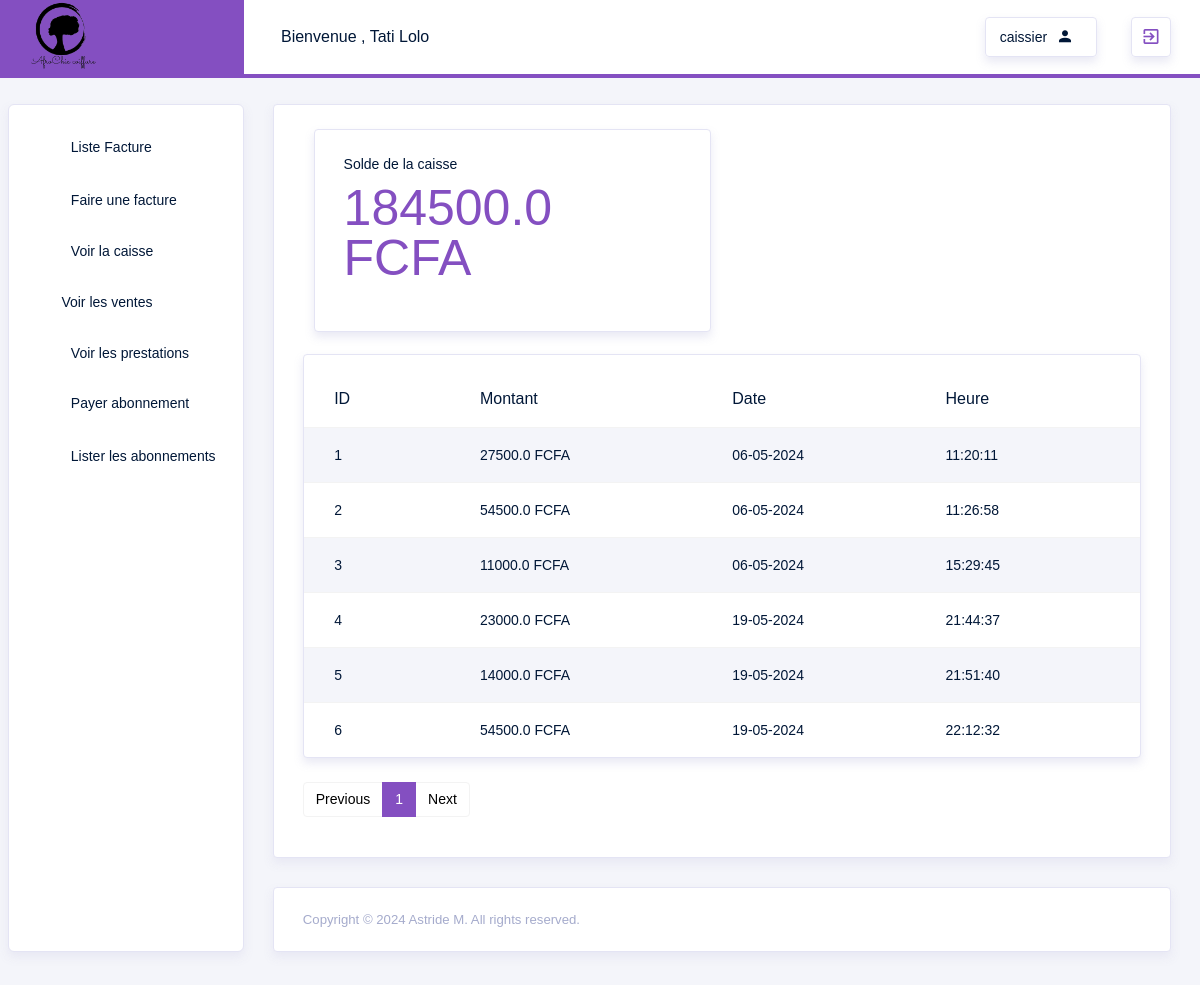
/Caisse/ (signed in), run on an earlier commit of the app's database.
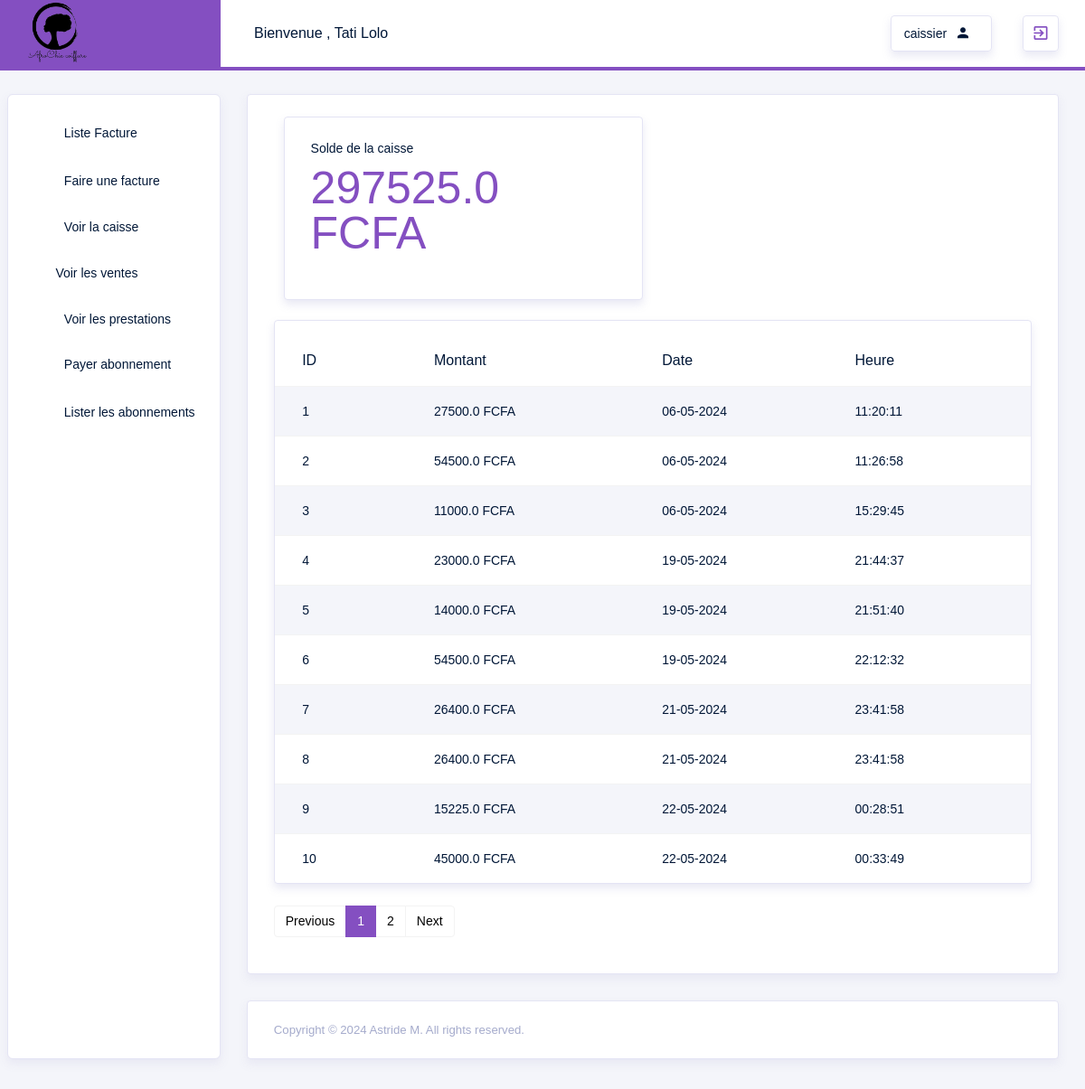
And on a later commit of the database.
### src/models.py (models this page shows, shortened)
class User(db.Model, UserMixin):
    id = db.Column(db.Integer, primary_key=True, autoincrement=True)
    login = db.Column(db.String(100), unique=True, nullable=False)
    password = db.Column(db.String(128), nullable=False)
    nom = db.Column(db.String(100), nullable=False)
    prenom = db.Column(db.String(100), nullable=False)
    telephone = db.Column(db.String(100), nullable=False)
    adresse = db.Column(db.String(250), nullable=False)
    role_id = db.Column(db.Integer, db.ForeignKey('role.id'), nullable=False)
    role = db.relationship('Role', backref=db.backref('users', lazy=True))

class Role(db.Model):
    id = db.Column(db.Integer, primary_key=True, autoincrement=True)
    name = db.Column(db.String(50), unique=True, nullable=False)

class Caisse(db.Model):
    id = db.Column(db.Integer, primary_key=True)
    montant_total = db.Column(db.Float, nullable=False)
    date = db.Column(db.DateTime, nullable=False, default=datetime.datetime.now())

### src/routes/cassier_routes.py (the view)
@app.route('/Caisse/')
@login_required
def VoirCaisse():
    page = request.args.get('page', 1, type=int)  # Récupérer le numéro de page depuis les paramètres de requête, par défaut 1
    caisses = Caisse.query.paginate(page=page, per_page=10)
    total_caisse = sum(caisse.montant_total for caisse in caisses.items)
    return render_template('caissier/caisse/VoirCaisse.html',caisses=caisses,total_caisse=total_caisse)

### src/routes/auth_routes.py (called while the page is built)
@login_manager.user_loader
def load_user(user_id):
        return User.query.get(int(user_id))

### src/templates/caissier/caisse/VoirCaisse.html (shortened to what this page needs)
{% extends "layouts/base.html" %}
{% block content %}
<div class="row">
    <div class="col-md-12">
        <div class="card">
            <div class="card-body">
              <div class="col-md-6 grid-margin stretch-card">
                <div class="card">
                  <div class="card-body ">
                    <div class="d-flex align-items-center justify-content-between justify-content-md-center justify-content-xl-between flex-wrap mb-4">
                      <div>
                        <p class="mb-2 text-md-center text-lg-left">Solde de la caisse</p>
                        <h1 class="mb-0 text-primary">{{total_caisse}} FCFA </h1>
                      </div>
                    </div>
                  </div>
                </div>
              </div>
              <div class="row mb-4">
                <div class="col-md-12">
                  <div class="card">
                    <div class="table-responsive pt-3">
                      <table class="table table-striped project-orders-table">
                        <thead>
                          <tr>
                            <th class="ml-5">ID</th>
                            <th>Montant</th>
                            <th>Date</th>
                            <th>Heure</th>
                          </tr>
                        </thead>
                        <tbody>
                          {% for caisse in caisses %}
                          <tr>
                            <td>{{caisse.id}}</td>
                            <td>{{caisse.montant_total}} FCFA</td>
                            <td>{{caisse.date.strftime('%d-%m-%Y')}}</td>
                            <td>{{caisse.date.strftime('%H:%M:%S')}}</td>
                          </tr>
                          {% endfor %}
                        </tbody>
                      </table>
                    </div>
                  </div>
                </div>
              </div>
                 <nav aria-label="Page navigation example mt-4">
                    <ul class="pagination">
                      {% if caisses.has_prev %}
                        <li class="page-item"><a class="page-link" href="{{ url_for('VoirCaisse', page=caisses.prev_num) }}">Previous</a></li>
                      {% else %}
                        <li class="page-item disabled"><span class="page-link">Previous</span></li>
                      {% endif %}
                      {% for page_num in caisses.iter_pages() %}
                        {% if page_num %}
                          {% if caisses.page == page_num %}
                            <li class="page-item active" aria-current="page"><span class="page-link">{{ page_num }}</span></li>
                          {% else %}
                            <li class="page-item"><a class="page-link" href="{{ url_for('VoirCaisse', page=page_num) }}">{{ page_num }}</a></li>
                          {% endif %}
                        {% else %}
                          <li class="page-item disabled"><span class="page-link">...</span></li>
                        {% endif %}
                      {% endfor %}
                      {% if caisses.has_next %}
                        <li class="page-item"><a class="page-link" href="{{ url_for('VoirCaisse', page=caisses.next_num) }}">Next</a></li>
                      {% else %}
                        <li class="page-item disabled"><span class="page-link">Next</span></li>
                      {% endif %}
                    </ul>
                </nav>
            </div>
        </div>
    </div>
</div>
{% endblock %}

### src/templates/layouts/base.html (shortened to what this page needs)
<!DOCTYPE html>
<html lang="en">
<head>
   <link rel="stylesheet" href="https://cdn.jsdelivr.net/npm/bootstrap@4.6.2/dist/css/bootstrap.min.css">
    <link rel="stylesheet" href="{{ url_for('static', filename='template/vendors/typicons/typicons.css') }}">
    <link rel="stylesheet" href="{{ url_for('static', filename='template/vendors/css/vendor.bundle.base.css') }}">
    <link rel="stylesheet" href="{{ url_for('static', filename='template/css/vertical-layout-light/style.css') }}">
    <link rel="stylesheet" href="https://cdnjs.cloudflare.com/ajax/libs/MaterialDesign-Webfont/7.4.47/css/materialdesignicons.min.css">
    <link href="https://cdn.jsdelivr.net/npm/select2@4.1.0-rc.0/dist/css/select2.min.css" rel="stylesheet" />
</head>
<body>
  <div class="container-scroller">
    <nav class="navbar col-lg-12 col-12 p-0 fixed-top d-flex flex-row">
      <div class="navbar-brand-wrapper d-flex justify-content-center">
        <div class="navbar-brand-inner-wrapper d-flex justify-content-between align-items-center w-100">
          <a class="navbar-brand brand-logo" href="#"> <img src="{{ url_for('static', filename='assets/img/logos/salon.png') }}"   style="width: 40%; height: auto;" alt="logo"></a>
          <button class="navbar-toggler navbar-toggler align-self-center" type="button" data-toggle="minimize">
            <span class="typcn typcn-th-menu"></span>
          </button>
        </div>
      </div>
      <div class="navbar-menu-wrapper d-flex align-items-center justify-content-end">
        <ul class="navbar-nav mr-lg-2">
          <li class="nav-item nav-profile dropdown">
            <a class="nav-link" href="#" data-toggle="dropdown" id="profileDropdown">
              <span class="nav-profile-name">Bienvenue , {{ current_user.nom}} {{current_user.prenom}}</span>
            </a>
          </li>
        </ul>
        <ul class="navbar-nav navbar-nav-right">
          <li class="nav-item nav-date dropdown">
            <a class="nav-link d-flex justify-content-center align-items-center" href="javascript:;">
              <h6 class="date mb-0"> {{current_user.role.name}}</h6>
              <i class="mdi mdi-account"></i>
            </a>
          </li>
          <li class="nav-item dropdown">
            <a class="nav-link count-indicator d-flex justify-content-center align-items-center" id="messageDropdown" href="{{ url_for('logout')}}" >
              <i class="mdi mdi-exit-to-app text-primary"></i>
            </a>
          </li>
        </ul>
      </div>
    </nav>
    <div class="container-fluid page-body-wrapper">
      <nav class="sidebar sidebar-offcanvas" id="sidebar">
        <ul class="nav">
          {% if current_user.is_authenticated and current_user.role.name == 'caissier' %}
          <li class="nav-item">
            <a class="nav-link" href="{{ url_for('ListFacture') }}">
              <i class="typcn typcn-document-text menu-icon"></i>
              <span class="menu-arrow">Liste Facture</span>
            </a>
          </li>
          <li class="nav-item">
            <a class="nav-link" href="{{ url_for('AddFacture') }}">
              <i class="typcn typcn-document-text menu-icon"></i>
              <span class="menu-arrow">Faire une facture </span>
            </a>
          </li>
          <li class="nav-item">
            <a class="nav-link" href="{{ url_for('VoirCaisse') }}">
              <i class="typcn typcn-ticket menu-icon"></i>
              <span class="menu-title">Voir la caisse</span>
            </a>
          </li>
          <li class="nav-item">
            <a class="nav-link" href="{{ url_for('list_ventes_produits') }}">
              <i class="typcn typcn-th-list"></i>
              <span class="menu-title ml-2">Voir les ventes</span>
            </a>
          </li>
          <li class="nav-item">
            <a class="nav-link" href="{{ url_for('list_coiffures') }}">
              <i class="typcn typcn-scissors menu-icon"></i>
              <span class="menu-title">Voir les prestations</span>
            </a>
          </li>
          <li class="nav-item">
            <a class="nav-link" href="{{ url_for('AddPaiement') }}">
              <i class="typcn typcn-document-text menu-icon"></i>
              <span class="menu-arrow">Payer abonnement </span>
            </a>
          </li>
          <li class="nav-item">
            <a class="nav-link" href="{{ url_for('ListPaiement') }}">
              <i class="typcn typcn-document-text menu-icon"></i>
              <span class="menu-arrow">Lister les abonnements </span>
            </a>
          </li>
          {% endif %}
        </ul>
      </nav>
      <div class="main-panel">
        <div class="content-wrapper">
            {% block content %}{% endblock %}
        </div>
        <footer class="footer">
            <div class="card">
                <div class="card-body">
                    <div class="d-sm-flex justify-content-center justify-content-sm-between">
                        <span class="text-muted text-center text-sm-left d-block d-sm-inline-block">Copyright © 2024 Astride M. All rights reserved.</span>
                    </div>
                </div>
            </div>
        </footer>
      </div>
    </div>
  </div>
</body>
</html>

What changed in the data, as far as the page shows it:
added Caisse: id "7", montant_total "26400.0", date "21-05-2024", date "23:41:58"
added Caisse: id "8", montant_total "26400.0", date "21-05-2024", date "23:41:58"
added Caisse: id "9", montant_total "15225.0", date "22-05-2024", date "00:28:51"
added Caisse: id "10", montant_total "45000.0", date "22-05-2024", date "00:33:49"
Also different on the page:
{{ total_caisse }}: "184500.0" → "297525.0"
new list line: "2"
